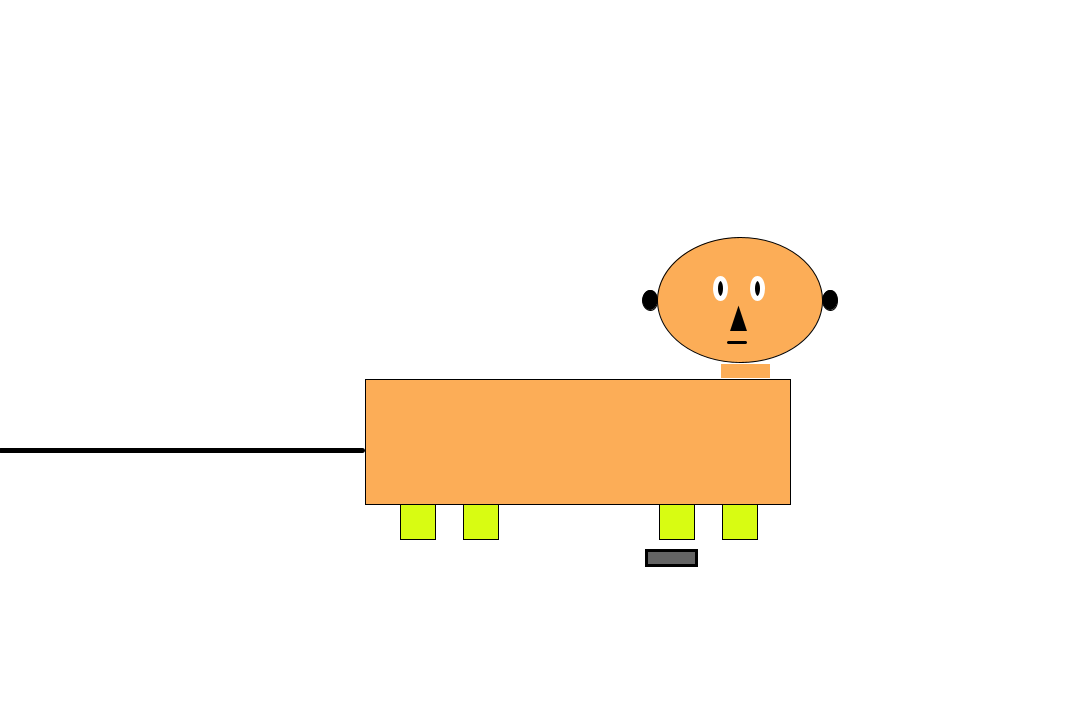
Frame 1 (no input)
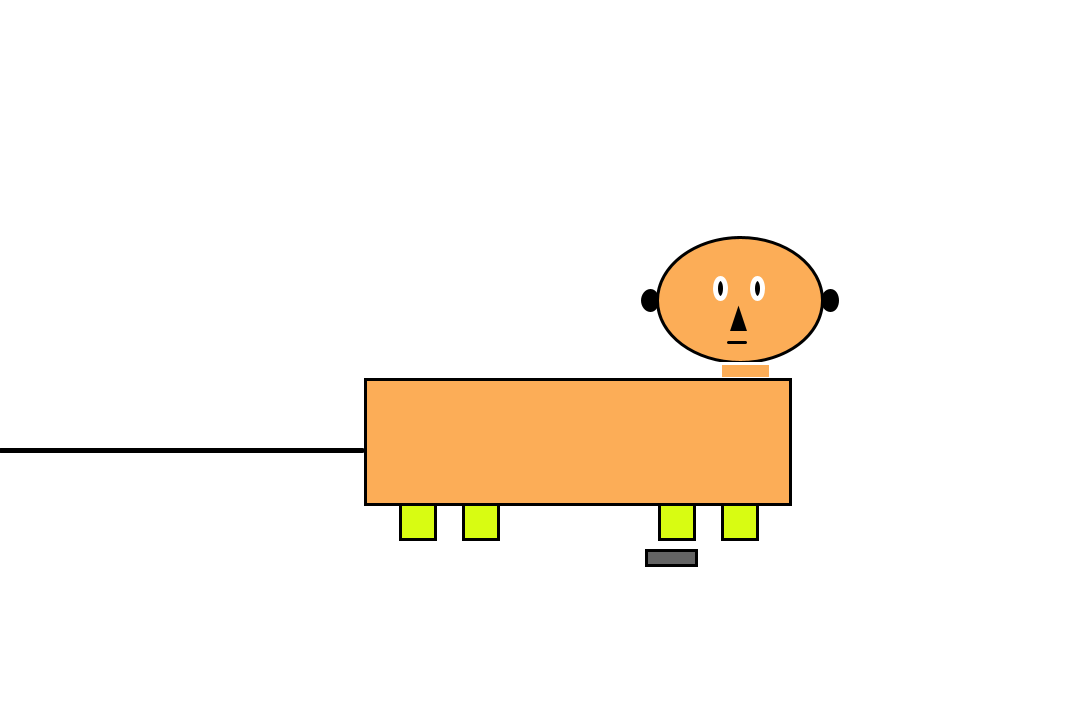
Frame 60 (the mouse pressed at the canvas centre just before this capture)
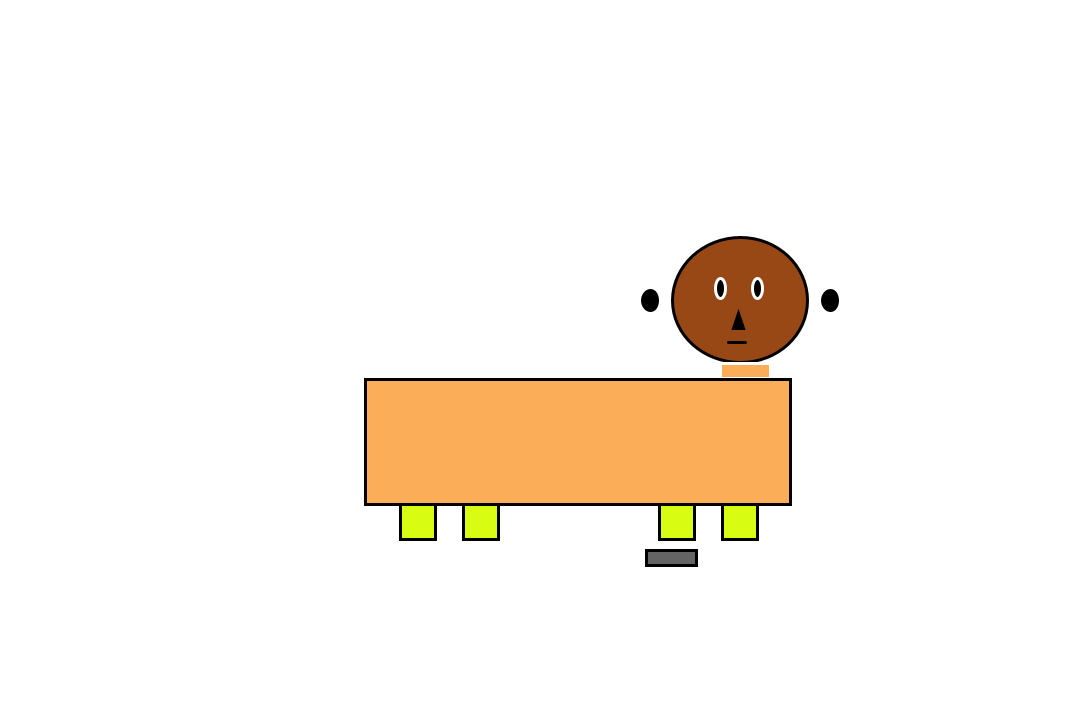
Frame 120 (the mouse held since frame 60 and released just before this capture)

The Processing sketch that drew these frames (run headless with seeded random() and noise(); from frame 60 on, the mouse is pressed at the canvas centre):

// Processing sketch: SS2_A_Mean_Looking_But_Nice_Dog
// ── SS2_A_Mean_Looking_But_Nice_Dog.pde
//Hugo Sanchez, A Mean Looking But Nice Dog
//Instructions for user: move your mouse towards left to see changes
//in tail, press mouse to see changes in face 

int p = 10;
int n = 10;
int c = 0;
float grow = 0;
float b = random(1,1000);
void setup () {
size(1080,720);

}

//A Mean Looking But Nice Dog by Hugo Sanchez

void draw () {
background(255);

//ears
fill(c);
ellipse(650,300,15,20);

ellipse(830,300,15,20);

//face
  if (mousePressed) {
  ellipseMode(CENTER);
  fill(152,72,21);
  ellipse(740, 300, 135, 125);
  } else { 
    fill(252,173,87);
    ellipse(740,300,165,125);
  }

//neck orange
  fill(252,173,87);
  stroke(255);
  rect(720,363,50,15);

//body orange
  fill(252,173,87);
  stroke(0);
  rect(365,379,425,125);

//legs
  if(mouseY>=505) {
  fill(252,173,87);
  stroke(0);
  rect(400,504,35,p + grow);
  //grow++;

  //fill(252,173,87);
  stroke(0);
  rect(463,504,35,p + grow);
  
  grow++;
  } else if(mouseY==600) {
    fill(252,173,87);
  stroke(0);
  rect(400,504,35,75);
  } else { 
    fill(216,252,18);
    stroke(0);
    rect(400, 504, 35, 35);
    
    stroke(0);
    rect(463, 504, 35, 35);
    
    stroke(0);
    rect(659, 504, 35, 35);
    
    stroke(0);
    rect(722, 504, 35, 35);
  }

//leg 3 && leg 4
  if(mouseY>=505) {
  fill(252,173,87);
  stroke(0);
  rect(659,504,35,n + grow);
  grow++;

  fill(252,173,87);
  stroke(0);
  rect(722,504,35,n + grow);
  }

//tail 
  if(mouseX <= 350) {
  strokeWeight(5);
  line(362,450,mouseX,450);
  }
//eye left && right
  
    ellipseMode(CENTER);
    stroke(255);
    fill(0);
    ellipse(720, 288, 10, 20);
    
    ellipseMode(CENTER);
    stroke(255);
    fill(0);
    ellipse(757 ,288, 10, 20);

//nose
  stroke(0);
  fill(0);
  triangle(733,328,743,328,738,313);

//mouth
  strokeWeight(3);
  line(728,342,745,342);

//bone
fill(100);
rect(b,550,50,15);

}

  void keyPressed() {
  if (c == 0) {
    c = 75;
  } else {
    c = 0;
  }
}
  
